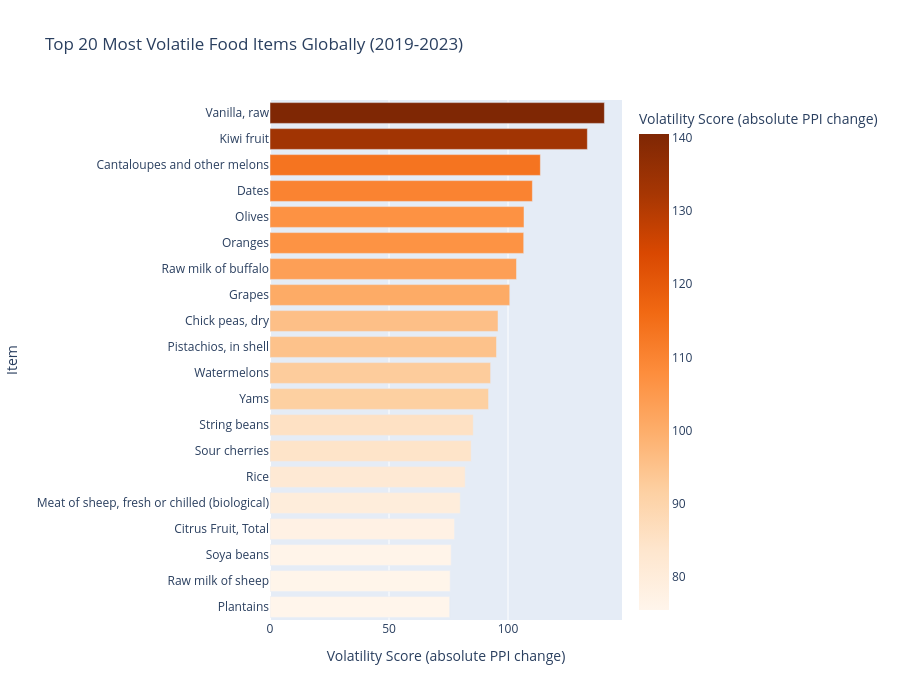

Notebook code cell kept with this figure:
### Code cell
item_volatility = df.groupby('Item')[['Y2019', 'Y2023']].mean().dropna()
item_volatility['volatility'] = abs(item_volatility['Y2023'] - item_volatility['Y2019'])
item_volatility = item_volatility.sort_values('volatility', ascending=False).head(20)

fig4 = px.bar(
    item_volatility,
    x='volatility',
    y=item_volatility.index,
    orientation='h',
    title='Top 20 Most Volatile Food Items Globally (2019-2023)',
    labels={'volatility': 'Volatility Score (absolute PPI change)', 'y': 'Food Item'},
    color='volatility',
    color_continuous_scale='Oranges'
)
fig4.update_layout(
    yaxis={'categoryorder': 'total ascending'},
    height=700
)
fig4.show()

### Figure 1 — Plotly figure (JSON) as saved in the notebook; plotly's stock layout.template omitted (floating-point values rounded to 4 significant figures)
{"data": [{"hovertemplate": "Volatility Score (absolute PPI change)=%{marker.color}<br>Item=%{y}<extra></extra>", "legendgroup": "", "marker": {"color": [140.5, 133.3, 113.6, 110.2, 106.7, 106.6, 103.6, 100.7, 95.79, 95.16, 92.68, 91.83, 85.4, 84.51, 82.01, 79.94, 77.5, 76.13, 75.7, 75.5], "coloraxis": "coloraxis", "pattern": {"shape": ""}}, "name": "", "orientation": "h", "showlegend": false, "textposition": "auto", "type": "bar", "x": [140.5, 133.3, 113.6, 110.2, 106.7, 106.6, 103.6, 100.7, 95.79, 95.16, 92.68, 91.83, 85.4, 84.51, 82.01, 79.94, 77.5, 76.13, 75.7, 75.5], "xaxis": "x", "y": ["Vanilla, raw", "Kiwi fruit", "Cantaloupes and other melons", "Dates", "Olives", "Oranges", "Raw milk of buffalo", "Grapes", "Chick peas, dry", "Pistachios, in shell", "Watermelons", "Yams", "String beans", "Sour cherries", "Rice", "Meat of sheep, fresh or chilled (biological)", "Citrus Fruit, Total", "Soya beans", "Raw milk of sheep", "Plantains"], "yaxis": "y"}], "layout": {"barmode": "relative", "coloraxis": {"colorbar": {"title": {"text": "Volatility Score (absolute PPI change)"}}, "colorscale": [[0, "rgb(255,245,235)"], [0.125, "rgb(254,230,206)"], [0.25, "rgb(253,208,162)"], [0.375, "rgb(253,174,107)"], [0.5, "rgb(253,141,60)"], [0.625, "rgb(241,105,19)"], [0.75, "rgb(217,72,1)"], [0.875, "rgb(166,54,3)"], [1, "rgb(127,39,4)"]]}, "height": 700, "legend": {"tracegroupgap": 0}, "title": {"text": "Top 20 Most Volatile Food Items Globally (2019-2023)"}, "xaxis": {"anchor": "y", "domain": [0, 1], "title": {"text": "Volatility Score (absolute PPI change)"}}, "yaxis": {"anchor": "x", "categoryorder": "total ascending", "domain": [0, 1], "title": {"text": "Item"}}}}
